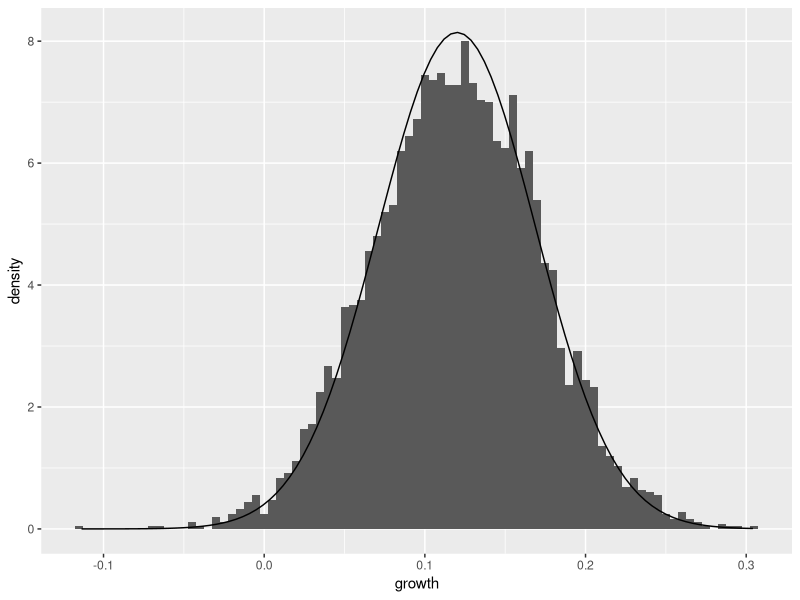

Here is the R script that generated this plot:
## ---- chunk 1

suppressPackageStartupMessages(library(tidyverse))

# 3.8 is about log(45), seems like a good fish size.
true_size_last_year <- 3.8
true_size_this_year <- 3.92

## observation error
sigma_last_year <- 0.05
sigma_this_year <- 0.01

growth <- purrr:::map_dbl(1:5e3,   
            \(x) {
              last_year_obs <- rnorm(1, true_size_last_year, sigma_last_year)
              this_year_obs <- rnorm(1, true_size_this_year, sigma_this_year)
              
              this_year_obs - last_year_obs}
) 



growth |> 
  enframe(value = "growth") |> 
  ggplot(aes(x = growth)) + 
  geom_histogram(aes(y = ..density..), binwidth = .005) +
  # stat_density() +
  stat_function(fun = dnorm, 
                args = list(mean = true_size_this_year - true_size_last_year,
                            sd = sqrt(abs(sigma_this_year^2 - sigma_last_year^2)))) + 
NULL

